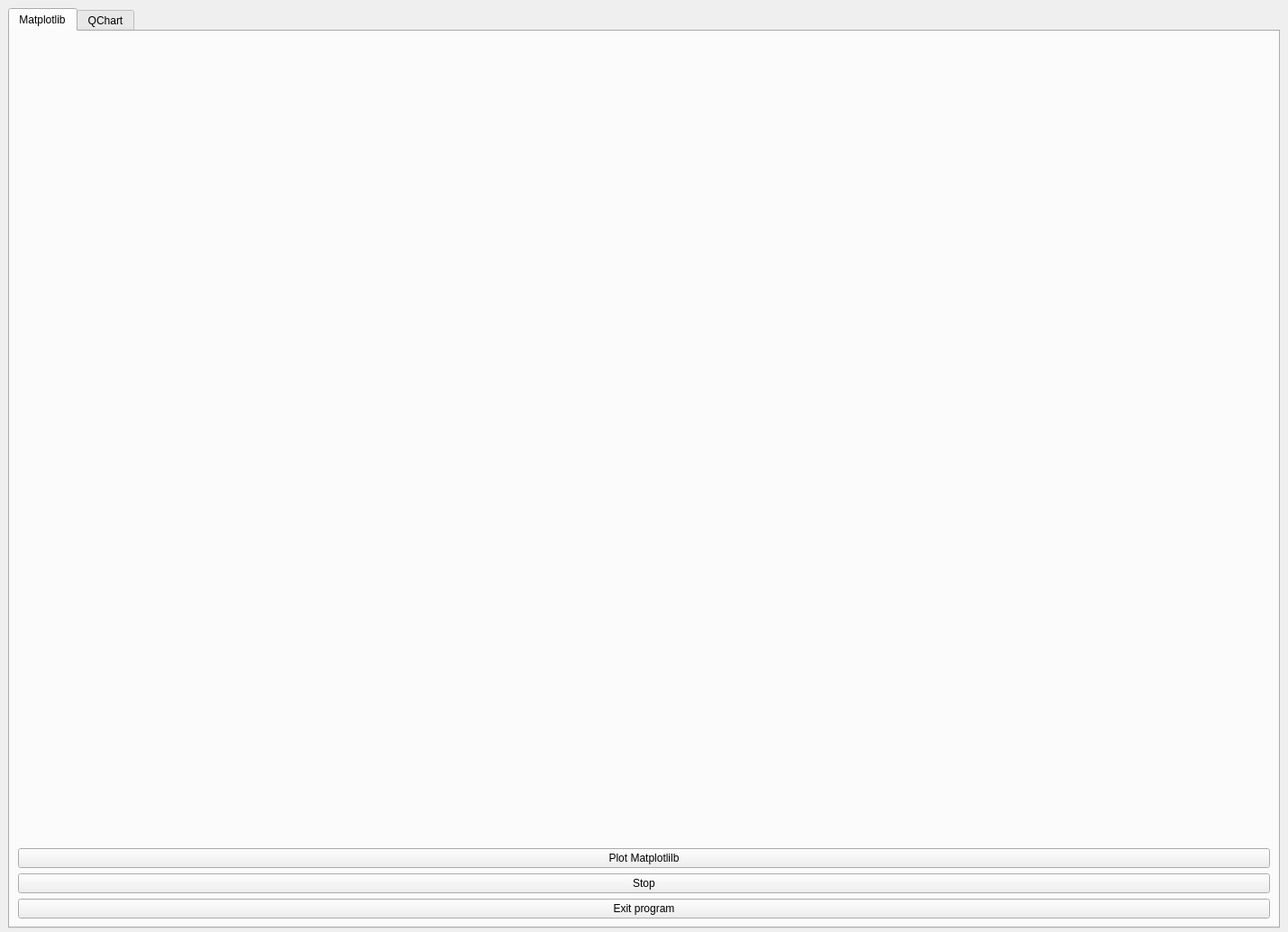
<?xml version="1.0" encoding="UTF-8"?>
<ui version="4.0">
 <class>MainWindow</class>
 <widget class="QMainWindow" name="MainWindow">
  <property name="geometry">
   <rect>
    <x>0</x>
    <y>0</y>
    <width>1429</width>
    <height>1034</height>
   </rect>
  </property>
  <property name="windowTitle">
   <string>MainWindow</string>
  </property>
  <widget class="QWidget" name="centralwidget">
   <widget class="QTabWidget" name="tabWidget">
    <property name="geometry">
     <rect>
      <x>9</x>
      <y>9</y>
      <width>1411</width>
      <height>1021</height>
     </rect>
    </property>
    <property name="currentIndex">
     <number>0</number>
    </property>
    <widget class="QWidget" name="tab">
     <attribute name="title">
      <string>Matplotlib</string>
     </attribute>
     <layout class="QGridLayout" name="gridLayout_2">
      <item row="0" column="0">
       <widget class="QWidget" name="mplwindow" native="true">
        <property name="sizePolicy">
         <sizepolicy hsizetype="Preferred" vsizetype="Preferred">
          <horstretch>0</horstretch>
          <verstretch>0</verstretch>
         </sizepolicy>
        </property>
        <layout class="QVBoxLayout" name="mplvl"/>
       </widget>
      </item>
      <item row="1" column="0">
       <widget class="QPushButton" name="btn_plot_mpl">
        <property name="text">
         <string>Plot Matplotlilb</string>
        </property>
       </widget>
      </item>
      <item row="2" column="0">
       <widget class="QPushButton" name="btn_remove_mpl">
        <property name="text">
         <string>Stop</string>
        </property>
       </widget>
      </item>
      <item row="3" column="0">
       <widget class="QPushButton" name="btn_exit_mpl">
        <property name="text">
         <string>Exit program</string>
        </property>
       </widget>
      </item>
     </layout>
    </widget>
    <widget class="QWidget" name="tab_2">
     <attribute name="title">
      <string>QChart</string>
     </attribute>
     <layout class="QGridLayout" name="gridLayout_3">
      <item row="3" column="0">
       <widget class="QPushButton" name="btn_exit_qchart">
        <property name="text">
         <string>Exit program</string>
        </property>
       </widget>
      </item>
      <item row="2" column="0">
       <widget class="QPushButton" name="btn_remove_qchart">
        <property name="text">
         <string>Stop</string>
        </property>
       </widget>
      </item>
      <item row="0" column="0">
       <widget class="QWidget" name="chartWidget" native="true">
        <property name="sizePolicy">
         <sizepolicy hsizetype="Preferred" vsizetype="Preferred">
          <horstretch>0</horstretch>
          <verstretch>0</verstretch>
         </sizepolicy>
        </property>
        <layout class="QVBoxLayout" name="Qchartvl"/>
       </widget>
      </item>
      <item row="1" column="0">
       <widget class="QPushButton" name="btn_plot_qchart">
        <property name="text">
         <string>Plot QChart</string>
        </property>
       </widget>
      </item>
     </layout>
    </widget>
   </widget>
  </widget>
 </widget>
 <resources/>
 <connections/>
</ui>
